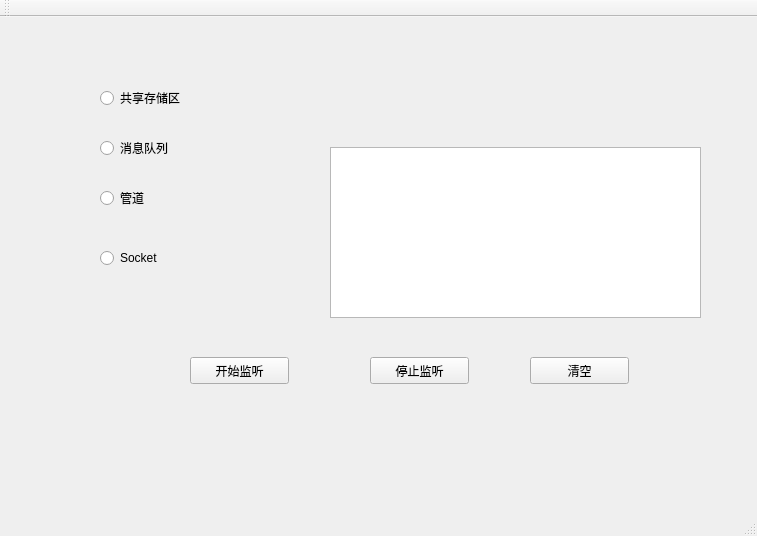
<?xml version="1.0" encoding="UTF-8"?>
<ui version="4.0">
 <class>MainWindow</class>
 <widget class="QMainWindow" name="MainWindow">
  <property name="geometry">
   <rect>
    <x>0</x>
    <y>0</y>
    <width>757</width>
    <height>536</height>
   </rect>
  </property>
  <property name="windowTitle">
   <string>接收端</string>
  </property>
  <widget class="QWidget" name="centralWidget">
   <widget class="QTextEdit" name="textEdit">
    <property name="geometry">
     <rect>
      <x>330</x>
      <y>130</y>
      <width>371</width>
      <height>171</height>
     </rect>
    </property>
    <property name="html">
     <string>&lt;!DOCTYPE HTML PUBLIC &quot;-//W3C//DTD HTML 4.0//EN&quot; &quot;http://www.w3.org/TR/REC-html40/strict.dtd&quot;&gt;
&lt;html&gt;&lt;head&gt;&lt;meta name=&quot;qrichtext&quot; content=&quot;1&quot; /&gt;&lt;style type=&quot;text/css&quot;&gt;
p, li { white-space: pre-wrap; }
&lt;/style&gt;&lt;/head&gt;&lt;body style=&quot; font-family:'Ubuntu'; font-size:11pt; font-weight:400; font-style:normal;&quot;&gt;
&lt;p style=&quot;-qt-paragraph-type:empty; margin-top:0px; margin-bottom:0px; margin-left:0px; margin-right:0px; -qt-block-indent:0; text-indent:0px;&quot;&gt;&lt;br /&gt;&lt;/p&gt;&lt;/body&gt;&lt;/html&gt;</string>
    </property>
   </widget>
   <widget class="QLabel" name="label">
    <property name="geometry">
     <rect>
      <x>260</x>
      <y>70</y>
      <width>67</width>
      <height>17</height>
     </rect>
    </property>
    <property name="text">
     <string/>
    </property>
   </widget>
   <widget class="QPushButton" name="startListenButton">
    <property name="geometry">
     <rect>
      <x>190</x>
      <y>340</y>
      <width>99</width>
      <height>27</height>
     </rect>
    </property>
    <property name="text">
     <string>开始监听</string>
    </property>
   </widget>
   <widget class="QPushButton" name="stopListenButton">
    <property name="geometry">
     <rect>
      <x>370</x>
      <y>340</y>
      <width>99</width>
      <height>27</height>
     </rect>
    </property>
    <property name="text">
     <string>停止监听</string>
    </property>
   </widget>
   <widget class="QRadioButton" name="radioButton">
    <property name="geometry">
     <rect>
      <x>100</x>
      <y>70</y>
      <width>117</width>
      <height>22</height>
     </rect>
    </property>
    <property name="text">
     <string>共享存储区</string>
    </property>
   </widget>
   <widget class="QRadioButton" name="radioButton_2">
    <property name="geometry">
     <rect>
      <x>100</x>
      <y>120</y>
      <width>117</width>
      <height>22</height>
     </rect>
    </property>
    <property name="text">
     <string>消息队列</string>
    </property>
   </widget>
   <widget class="QRadioButton" name="radioButton_3">
    <property name="geometry">
     <rect>
      <x>100</x>
      <y>170</y>
      <width>117</width>
      <height>22</height>
     </rect>
    </property>
    <property name="text">
     <string>管道</string>
    </property>
   </widget>
   <widget class="QRadioButton" name="radioButton_4">
    <property name="geometry">
     <rect>
      <x>100</x>
      <y>230</y>
      <width>117</width>
      <height>22</height>
     </rect>
    </property>
    <property name="text">
     <string>Socket</string>
    </property>
   </widget>
   <widget class="QPushButton" name="clearButton">
    <property name="geometry">
     <rect>
      <x>530</x>
      <y>340</y>
      <width>99</width>
      <height>27</height>
     </rect>
    </property>
    <property name="text">
     <string>清空</string>
    </property>
   </widget>
  </widget>
  <widget class="QToolBar" name="mainToolBar">
   <attribute name="toolBarArea">
    <enum>TopToolBarArea</enum>
   </attribute>
   <attribute name="toolBarBreak">
    <bool>false</bool>
   </attribute>
  </widget>
  <widget class="QStatusBar" name="statusBar"/>
 </widget>
 <layoutdefault spacing="6" margin="11"/>
 <resources/>
 <connections/>
</ui>
